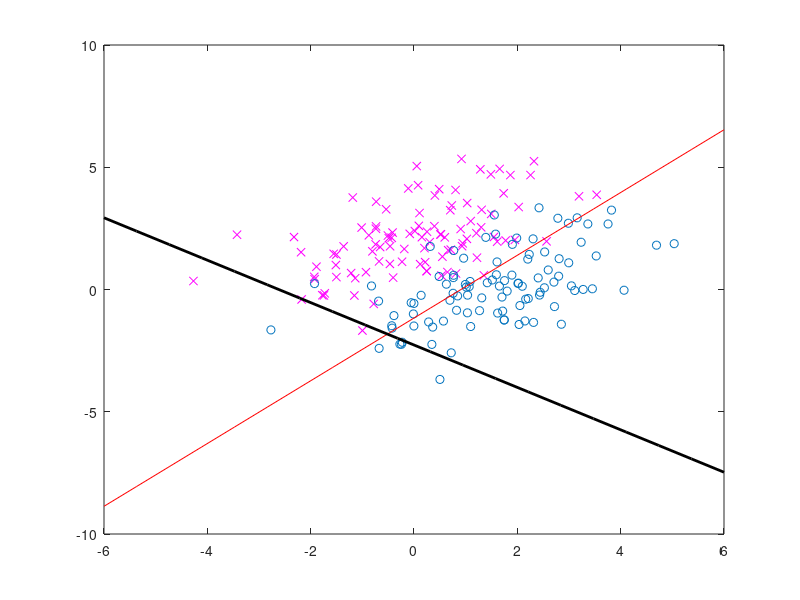

Here is the MATLAB script that generated this plot:
N = 100;
X=randn(N,2);
var_x = var(X);
M = mean(X);
C = [2,1;1,2];
a = chol(C);
Xn =  X*a;
var_xn = var(Xn);
Mn = mean(Xn);
m1 = [0 2];
m2 = [1.5 0];
%X1 = X + kron(ones(N,1),m1);
%X2 = X + kron(ones(N,1),m2);
X1 = Xn + kron(ones(N,1),m1);
X2 = Xn + kron(ones(N,1),m2);
var_x1 = var(X1);
M1 = (mean(X1))';
var_x2 = var(X2);
M2 = (mean(X2))';
%plot(X(:,1),X(:,2),'c.',X1(:,1),X1(:,2),'mx',X2(:,1),X2(:,2),'o');
%plot(X1(:,1),X1(:,2),'mx',X2(:,1),X2(:,2),'o');

%plot(X1(:,1),X1(:,2),'mx',Xtr(:,1),Xtr(:,2),'o',ytr(:,1),ytr(:,2),'d');
%plot(X1(:,1),X1(:,2),'mx',Xtr(:,1),Xtr(:,2),'o',Xts(:,1),Xts(:,2),'d');

%w = randn(3,1);

w = 2*inv(C)*(m2-m1)';

b = m1*inv(C)*m1' - m2*inv(C)*m2';

k = -b/(w(1)/w(2));

x=linspace(-6,6,20);
y = k*x - b;

%plot(X1(:,1),X1(:,2),'mx',X2(:,1),X2(:,2),'o', x, y, 'r', 'LineWidth', 2);
%axis([-5 5 -5 5]); grid on;

wd = randn(3,1);
ii = randperm(N);

XS1 = [X1 ones(N,1)];
XS2 = [X2 ones(N,1)];
Xtrn1 = ones(N/2,3);
ytrn1 = ones(N/2,1);
Xtrn2 = ones(N/2,3);
ytrn2 = ones(N/2,1);

for j = 1: N/2
    Xtrn1(j) = XS1(ii(j));
end

% Xtrn1 = XS1(ii(1:N/2),:);
% ytrn1 = ones(N/2,1);
% 
% Xtrn2 = XS2(ii(1:N/2),:);
% ytrn2 = (-1)*ones(N/2,1);

for j = 1: N/2
    Xtrn2(j) = XS2(ii(j));
end

eta = 0.001;
for iter = 1 : 1000
    j = ceil(rand*N/2);
    if (ytrn1(j)*Xtrn1(j,:)*wd>0)
        wd = wd +eta*ytrn1(j)*Xtrn1(j,:)';
    end
    if (ytrn2(j)*Xtrn2(j,:)*wd>0)
        wd = wd +eta*ytrn2(j)*Xtrn2(j,:)';
    end
end


Xtst1 = ones(N/2,3);
ytst1 = ones(N/2,1);
Xtst2 = ones(N/2,3);
ytst2 = ones(N/2,1);

for j = N/2+1 : N
    Xtst1(j) = XS1(ii(j));
end

for j = N/2+1 : N
    Xtst2(j) = XS2(ii(j));
end


% yhts1=Xtst1*wd;
% yhts2=Xtst2*wd;
% 
% pe = (length(find(ytst1.*yhts1>0)) + length(find(ytst2.*yhts2>0)))/(N)*100;
% 
% 
% disp(pe)
% 
wp = 0;

for j = 1 : N/2
    if (ytst1(j)*Xtst1(j,:)*wd>0)
        wp = wp + 1;
    end
    if (ytst2(j)*Xtst2(j,:)*wd>0)
        wp = wp + 1;
    end
end


disp(wp)

xs = linspace(-6,6,20);
ys = (-1)*(wd(1)/wd(2))*xs - wd(3);

%plot(X1(:,1),X1(:,2),'mx',X2(:,1),X2(:,2),'o', x, y, 'r', xs, ys, 'k', 'LineWidth', 2);
plot(XS1(:,1),XS1(:,2),'mx',XS2(:,1),XS2(:,2),'o', x, y, 'r', xs, ys, 'k', 'LineWidth', 2);
